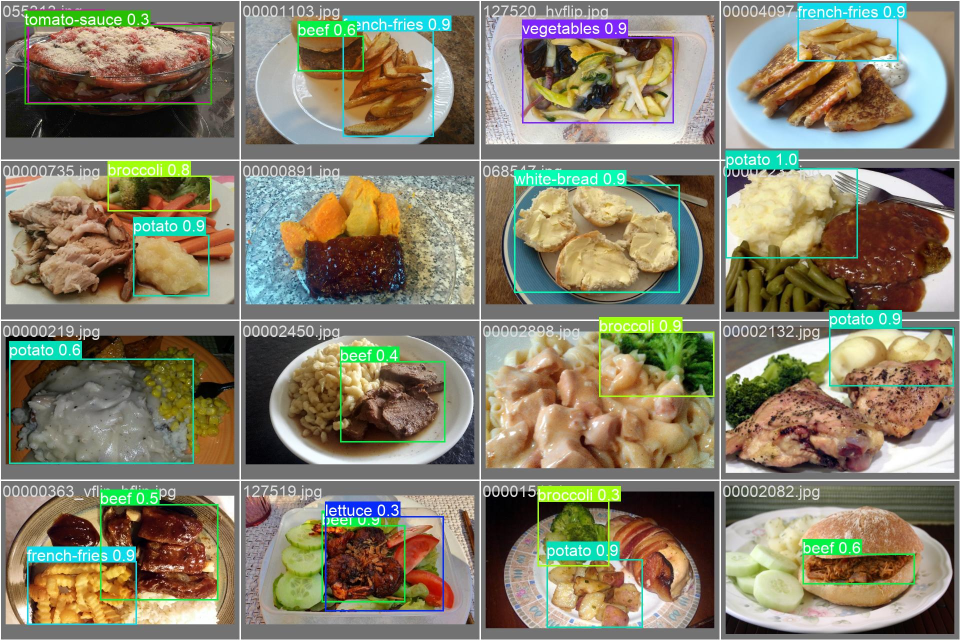
#> input picture model/runs/detect/val/val_batch0_pred.jpg, 1920 x 1280 px (shown at 1/2 size)
$ python -i myFridge.py   (imports and definitions only)
#> lines starting #> are read from the running program, lines starting #| are printed output that depends on the picture; after the words box and inside, x2 and y2 are one past the last pixel; in counts of white or black regions, pixels touching at a corner belong together
import cv2
import numpy as np
import matplotlib.pyplot as plt
from typing import List, Tuple
import json
from ultralytics import YOLO

class ContourBoxDetector:
    """
    Optimized contour detector for separated objects with clean backgrounds.
    """

    def __init__(self,
                 min_area_ratio=0.002,
                 containment_threshold=0.7,
                 max_aspect_ratio=8.0,
                 visualize=True,
                 edge_margin=5,
                 morph_kernel_size=5,
                 morph_close_iterations=2,
                 morph_open_iterations=1,
                 min_contour_area=500,
                 use_canny=False,
                 canny_low=30,
                 canny_high=100):
        self.min_area_ratio = min_area_ratio
        self.containment_threshold = containment_threshold
        self.max_aspect_ratio = max_aspect_ratio
        self.visualize = visualize
        self.edge_margin = edge_margin
        self.morph_kernel_size = morph_kernel_size
        self.morph_close_iterations = morph_close_iterations
        self.morph_open_iterations = morph_open_iterations
        self.min_contour_area = min_contour_area
        self.use_canny = use_canny
        self.canny_low = canny_low
        self.canny_high = canny_high

    @staticmethod
    def box_area(box: Tuple[int,int,int,int]) -> int:
        x1, y1, x2, y2 = box
        return max(0, x2 - x1) * max(0, y2 - y1)

    # [16 lines left out: functions intersection, containment_ratio, not called in this run]

    @staticmethod
    def min_area_for_image(image_shape, ratio: float) -> float:
        h, w = image_shape[:2]
        return h * w * ratio

    def is_edge_box(self, box: Tuple[int,int,int,int], image_shape) -> bool:
        """Check if box touches image edges (likely background)."""
        h, w = image_shape[:2]
        x1, y1, x2, y2 = box
        margin = self.edge_margin

        return (x1 <= margin or y1 <= margin or
                x2 >= w - margin or y2 >= h - margin)

    def filter_small_boxes(self, boxes: List[Tuple[int,int,int,int]], image_shape) -> List[Tuple[int,int,int,int]]:
        min_area = self.min_area_for_image(image_shape, self.min_area_ratio)
        max_area = image_shape[0] * image_shape[1] * 0.95

        filtered = []
        for b in boxes:
            area = self.box_area(b)
            if min_area <= area <= max_area and not self.is_edge_box(b, image_shape):
                filtered.append(b)
        return filtered

    def remove_subsumed_boxes(self, boxes: List[Tuple[int,int,int,int]]) -> List[Tuple[int,int,int,int]]:
        if not boxes:
            return []

        boxes_sorted = sorted(boxes, key=lambda b: self.box_area(b), reverse=True)
        keep = []

        for i, box in enumerate(boxes_sorted):
            is_contained = False
            for kept_box in keep:
                if self.containment_ratio(box, kept_box) >= self.containment_threshold:
                    is_contained = True
                    break
            if not is_contained:
                keep.append(box)

        return keep

    def postprocess_boxes(self, boxes: List[Tuple[int,int,int,int]], image_shape) -> List[Tuple[int,int,int,int]]:
        boxes = self.filter_small_boxes(boxes, image_shape)
        boxes = self.remove_subsumed_boxes(boxes)
        return boxes

    def detect(self, image_path: str) -> List[Tuple[int,int,int,int]]:
#> called with image_path = '../runs/detect/val/val_batch0_pred.jpg'
        image = cv2.imread(image_path)
#> image is the input picture: shape (1280, 1920, 3); mean B, G, R 107.2, 128, 133.5
        if image is None:
            raise ValueError(f"Cannot load image: {image_path}")

        original_shape = image.shape
#> original_shape = (1280, 1920, 3)

        h, w = image.shape[:2]
#> h = 1280; w = 1920
        max_dim = 1280
        if max(h, w) > max_dim:
            scale = max_dim / max(h, w)
#> scale = 0.667
            image = cv2.resize(image, None, fx=scale, fy=scale, interpolation=cv2.INTER_AREA)
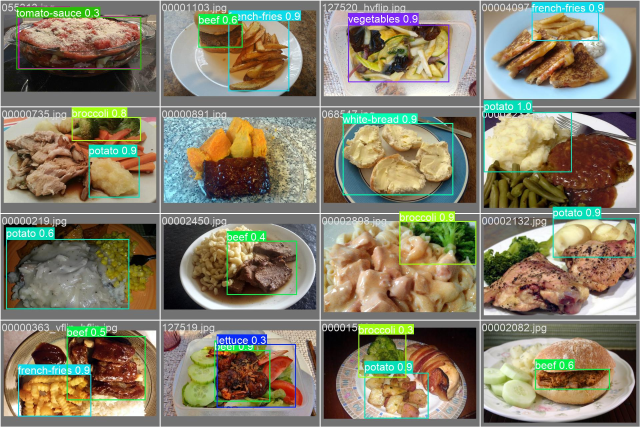
#> image: shape (853, 1280, 3) (shown at 1/2 size); mean B, G, R 107.2, 128, 133.4
            scale_back = 1 / scale
#> scale_back = 1.5
        else:
            scale_back = 1.0

        gray = cv2.cvtColor(image, cv2.COLOR_BGR2GRAY)
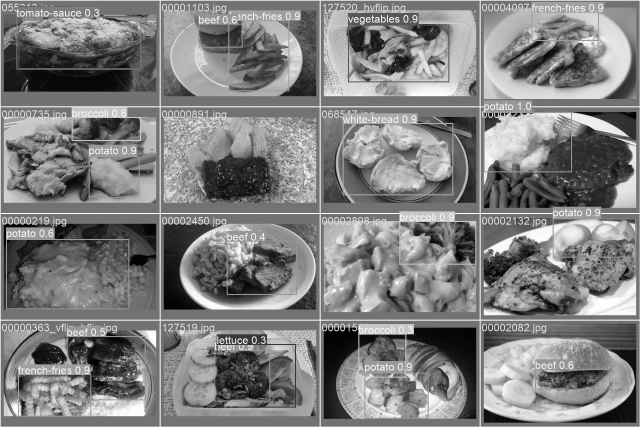
#> gray: shape (853, 1280) (shown at 1/2 size); min 0, max 255, mean 127.2

        gray = cv2.GaussianBlur(gray, (5, 5), 0)

        if self.use_canny:
            binary = cv2.Canny(gray, self.canny_low, self.canny_high)
            binary = cv2.dilate(binary, np.ones((3, 3), np.uint8), iterations=2)
        else:
            _, binary = cv2.threshold(gray, 0, 255, cv2.THRESH_BINARY_INV + cv2.THRESH_OTSU)
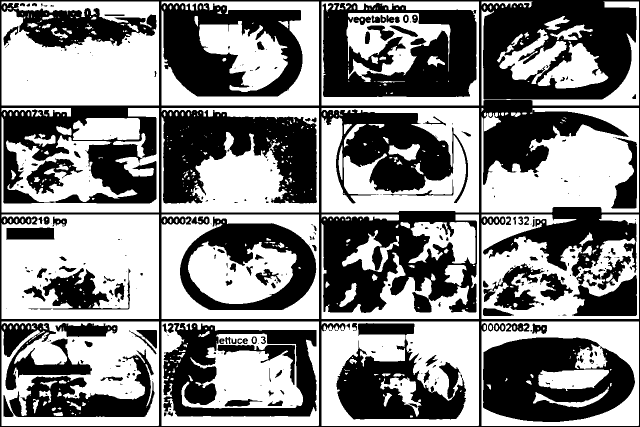
#> binary: shape (853, 1280) (shown at 1/2 size); 52.8% white; 324 black regions (182 under 20 px), largest, box (x1, y1, x2, y2) and area: (0, 0, 1280, 853) 303707, (645, 6, 953, 194) 38001, (966, 675, 1270, 844) 34854

        kernel = cv2.getStructuringElement(cv2.MORPH_ELLIPSE,
                                          (self.morph_kernel_size, self.morph_kernel_size))
        binary = cv2.morphologyEx(binary, cv2.MORPH_CLOSE, kernel,
                                 iterations=self.morph_close_iterations)
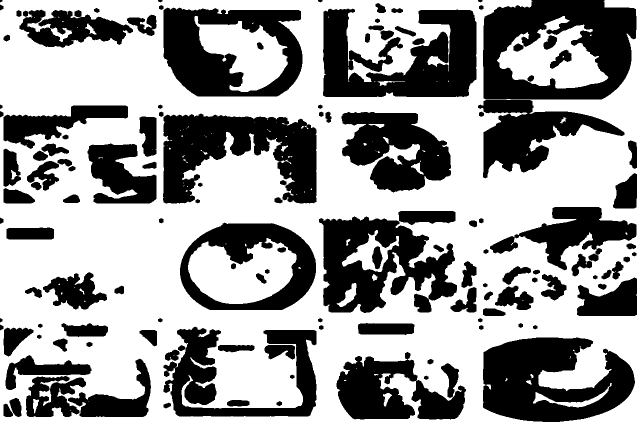
#> binary: shape (853, 1280) (shown at 1/2 size); 60.9% white; 133 black regions (1 under 20 px), largest, box (x1, y1, x2, y2) and area: (966, 0, 1273, 199) 37544, (646, 17, 953, 194) 34691, (966, 675, 1270, 844) 34275
        binary = cv2.morphologyEx(binary, cv2.MORPH_OPEN, kernel,
                                 iterations=self.morph_open_iterations)
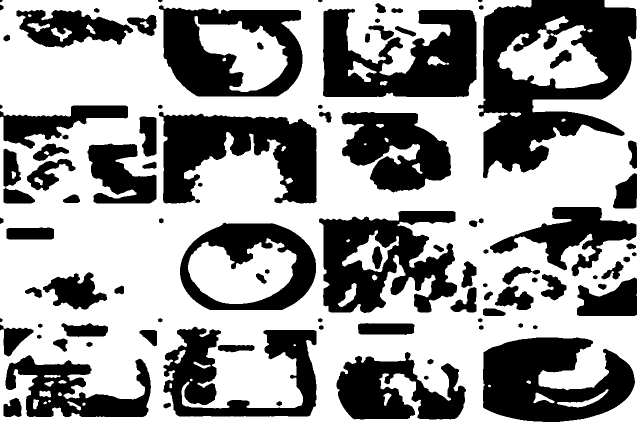
#> binary: shape (853, 1280) (shown at 1/2 size); 60.5% white; 97 black regions (3 under 20 px), largest, box (x1, y1, x2, y2) and area: (956, 0, 1273, 357) 58196, (646, 17, 953, 194) 35399, (966, 675, 1270, 844) 34511

        binary = cv2.erode(binary, np.ones((3, 3), np.uint8), iterations=1)
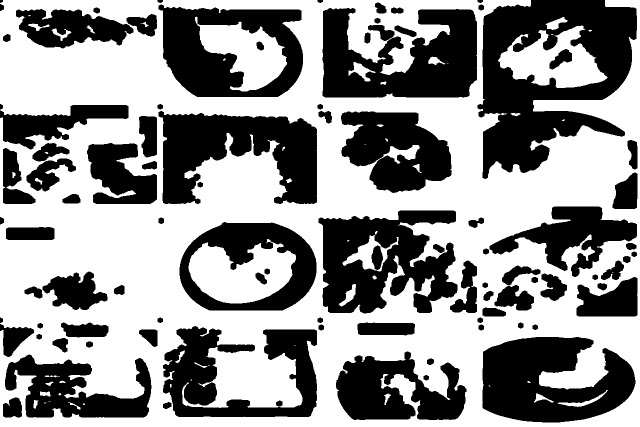
#> binary: shape (853, 1280) (shown at 1/2 size); 56.9% white; 93 black regions, largest, box (x1, y1, x2, y2) and area: (955, 0, 1274, 358) 61767, (645, 16, 954, 195) 37680, (317, 222, 634, 408) 36495
        binary = cv2.dilate(binary, np.ones((3, 3), np.uint8), iterations=1)
#> binary: shape (853, 1280); 60.4% white; 94 black regions (1 under 20 px)

        contours, _ = cv2.findContours(binary, cv2.RETR_EXTERNAL, cv2.CHAIN_APPROX_SIMPLE)
#> contours = 6 contours; box (x1, y1, x2, y2) and area: (0, 0, 1280, 853) 1001332, (995, 50, 1216, 177) 15882, (1090, 33, 1137, 61) 610, (1020, 225, 1042, 234) 118, (1175, 58, 1185, 64) 34, (1123, 238, 1131, 243) 25

        boxes = []
        for cnt in contours:
            area = cv2.contourArea(cnt)
            if area < self.min_contour_area:
                continue

            x, y, w, h = cv2.boundingRect(cnt)

            if min(w, h) == 0 or max(w, h) / min(w, h) > self.max_aspect_ratio:
                continue

            if scale_back != 1.0:
                x = int(x * scale_back)
                y = int(y * scale_back)
                w = int(w * scale_back)
                h = int(h * scale_back)

            boxes.append((x, y, x + w, y + h))
#> this loop made 6 passes
#> (area, x, y, w, h) on passes 4 to 6: (15882.5, 1492, 75, 331, 190), (610.5, 1635, 49, 70, 42), (1001332, 0, 0, 1920, 1279)
#> area on passes 1 to 3: 25, 118, 34.5
#> after the loop, boxes = [(1492, 75, 1823, 265), (1635, 49, 1705, 91), (0, 0, 1920, 1279)]

        boxes = self.postprocess_boxes(boxes, original_shape)
#> the loop in filter_small_boxes, `for b in boxes:` made 3 passes
#> area on passes 2 to 3: 2940, 2455680
#> (area, h in is_edge_box, w in is_edge_box, margin in is_edge_box) on pass 1: (62890, 1280, 1920, 5)
#> after the loop in filter_small_boxes, `for b in boxes:`: filtered = [(1492, 75, 1823, 265)]
#> the loop in remove_subsumed_boxes, `for i, box in enumerate(boxes_sorted):` made 1 pass
#> boxes = [(1492, 75, 1823, 265)]

        if self.visualize:
            vis = cv2.imread(image_path)
            for i, (x1, y1, x2, y2) in enumerate(boxes):
                cv2.rectangle(vis, (x1, y1), (x2, y2), (0, 255, 0), 2)
                cv2.putText(vis, f"#{i+1}", (x1, max(0, y1-10)),
                           cv2.FONT_HERSHEY_SIMPLEX, 0.5, (0, 255, 0), 2)
#> this loop made 1 pass
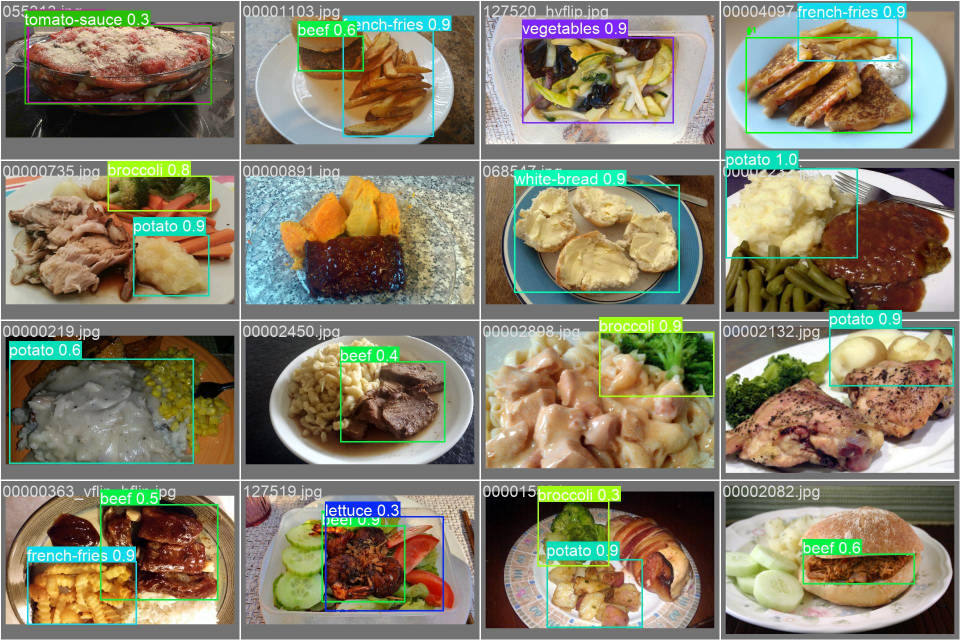
#> vis: shape (1280, 1920, 3) (shown at 1/2 size); 0.13% of pixels changed, all inside (x1, y1, x2, y2) = (1491, 54, 1825, 267)
            plt.figure(figsize=(12, 8))
            plt.imshow(cv2.cvtColor(vis, cv2.COLOR_BGR2RGB))
            plt.axis("off")
            plt.title(f"Detected boxes ({len(boxes)})")
            plt.show()

        return boxes

class ClassificationModelManager:
    """
    Manages multiple classification models for different food categories."""
    # [8 lines left out: function __init__, not called in this run]

    def get_model(self, category: str):
        return self.classification_models.get(category)

    def get_all_models(self):
        return self.classification_models

class MyFridgeModel:
    # [153 lines left out: functions __init__, _expand_bbox, run, not called in this run]

>>> result = ContourBoxDetector().detect('../runs/detect/val/val_batch0_pred.jpg')
#> result = [(1492, 75, 1823, 265)]
